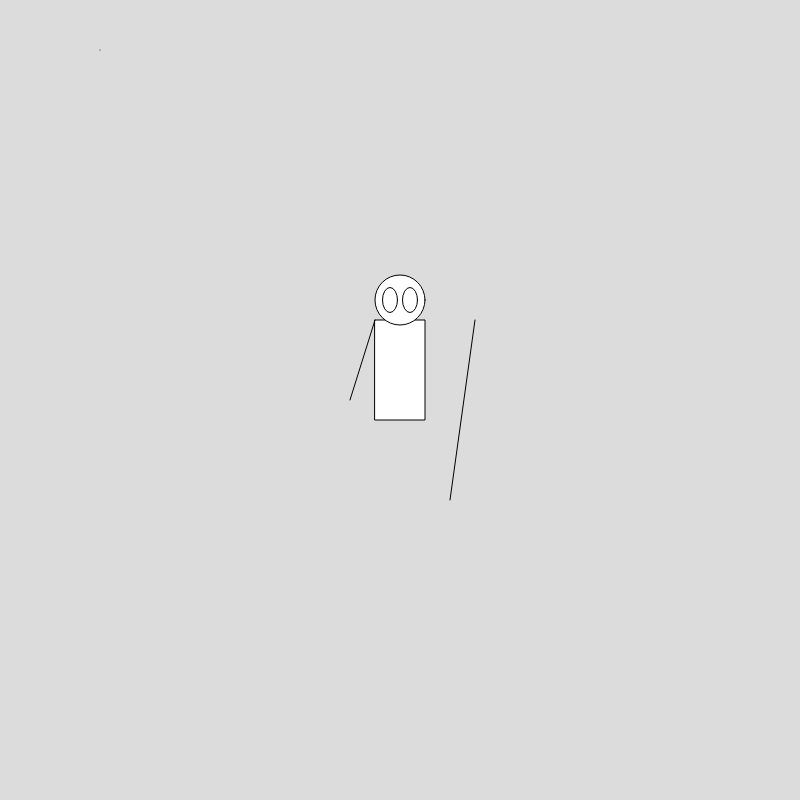
Frame 1 (no input)
Frame 60 (no input): identical to frame 1, image omitted
Frame 120 (the mouse pressed at the canvas centre since frame 60): identical to frame 1, image omitted

The p5.js sketch that drew this single still picture (run headless with seeded random() and noise() and a simulated clock; from frame 60 on, the mouse is pressed at the canvas centre):

// p5.js sketch
// ── sketch.js
function setup() {
  //tekent hoe groot het canvas is
  createCanvas(800, 800);
}

function draw() {
  background(220);
  //maakt het achtergrond een kleur van zwart naar wit.

  rect(375, 320, 50, 100);
  //eerste 2 getalen zetten positie.
  //laatse 2 getalen zetten het groote.

  point(100, 50);

  line(375, 320, 350, 400);
  line(475, 320, 450, 500);

  ellipse(400, 300, 50, 50);

  ellipse(390, 300, 15, 25);
  ellipse(410, 300, 15, 25);
}
